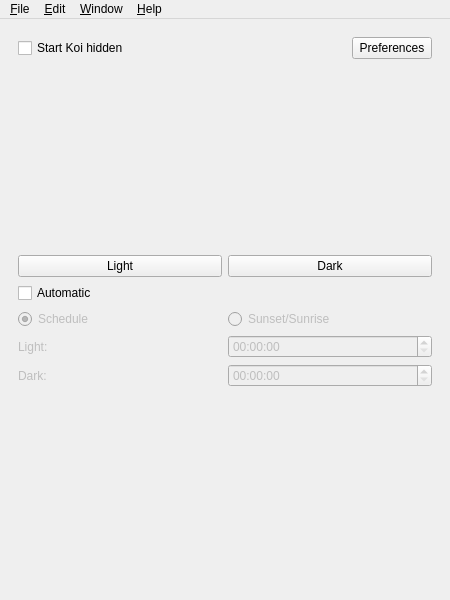
<?xml version="1.0" encoding="UTF-8"?>
<ui version="4.0">
 <class>MainWindow</class>
 <widget class="QMainWindow" name="MainWindow">
  <property name="geometry">
   <rect>
    <x>0</x>
    <y>0</y>
    <width>450</width>
    <height>600</height>
   </rect>
  </property>
  <property name="windowTitle">
   <string>Koi</string>
  </property>
  <property name="windowIcon">
   <iconset resource="../resources/resources.qrc">
    <normaloff>:/resources/icons/koi.svg</normaloff>:/resources/icons/koi.svg</iconset>
  </property>
  <widget class="QWidget" name="centralwidget">
   <layout class="QGridLayout" name="gridLayout">
    <item row="0" column="0">
     <widget class="QStackedWidget" name="mainStack">
      <property name="currentIndex">
       <number>0</number>
      </property>
      <widget class="QWidget" name="mainPage">
       <layout class="QGridLayout" name="gridLayout_2">
        <item row="6" column="0">
         <layout class="QHBoxLayout" name="darkTime">
          <item>
           <widget class="QLabel" name="darkTimeLabel">
            <property name="enabled">
             <bool>false</bool>
            </property>
            <property name="text">
             <string>Dark:</string>
            </property>
           </widget>
          </item>
          <item>
           <widget class="QTimeEdit" name="darkTimeEdit">
            <property name="enabled">
             <bool>false</bool>
            </property>
           </widget>
          </item>
         </layout>
        </item>
        <item row="5" column="0">
         <layout class="QHBoxLayout" name="lightTime">
          <item>
           <widget class="QLabel" name="lightTimeLabel">
            <property name="enabled">
             <bool>false</bool>
            </property>
            <property name="text">
             <string>Light:</string>
            </property>
           </widget>
          </item>
          <item>
           <widget class="QTimeEdit" name="lightTimeEdit">
            <property name="enabled">
             <bool>false</bool>
            </property>
           </widget>
          </item>
         </layout>
        </item>
        <item row="2" column="0">
         <layout class="QHBoxLayout" name="lightDarkBtns">
          <item>
           <widget class="QPushButton" name="lightBtn">
            <property name="text">
             <string>Light</string>
            </property>
           </widget>
          </item>
          <item>
           <widget class="QPushButton" name="darkBtn">
            <property name="text">
             <string>Dark</string>
            </property>
           </widget>
          </item>
         </layout>
        </item>
        <item row="4" column="0">
         <layout class="QHBoxLayout" name="radioBtns">
          <item>
           <widget class="QRadioButton" name="scheduleRadioBtn">
            <property name="enabled">
             <bool>false</bool>
            </property>
            <property name="text">
             <string>Schedule</string>
            </property>
            <property name="checked">
             <bool>true</bool>
            </property>
           </widget>
          </item>
          <item>
           <widget class="QRadioButton" name="sunRadioBtn">
            <property name="enabled">
             <bool>false</bool>
            </property>
            <property name="toolTip">
             <string>Planned feature</string>
            </property>
            <property name="text">
             <string>Sunset/Sunrise</string>
            </property>
            <property name="checkable">
             <bool>false</bool>
            </property>
           </widget>
          </item>
         </layout>
        </item>
        <item row="0" column="0">
         <layout class="QHBoxLayout" name="topSettings">
          <item>
           <widget class="QCheckBox" name="hiddenCheckBox">
            <property name="text">
             <string>Start Koi hidden</string>
            </property>
           </widget>
          </item>
          <item>
           <spacer name="horizontalSpacer">
            <property name="orientation">
             <enum>Qt::Horizontal</enum>
            </property>
            <property name="sizeHint" stdset="0">
             <size>
              <width>40</width>
              <height>20</height>
             </size>
            </property>
           </spacer>
          </item>
          <item>
           <widget class="QPushButton" name="prefsBtn">
            <property name="text">
             <string>Preferences</string>
            </property>
            <property name="icon">
             <iconset theme="preferences-other-symbolic">
              <normaloff>.</normaloff>.</iconset>
            </property>
           </widget>
          </item>
         </layout>
        </item>
        <item row="7" column="0">
         <spacer name="bottomVerSpacer">
          <property name="orientation">
           <enum>Qt::Vertical</enum>
          </property>
          <property name="sizeHint" stdset="0">
           <size>
            <width>78</width>
            <height>164</height>
           </size>
          </property>
         </spacer>
        </item>
        <item row="1" column="0">
         <spacer name="topVerSpacer">
          <property name="orientation">
           <enum>Qt::Vertical</enum>
          </property>
          <property name="sizeHint" stdset="0">
           <size>
            <width>20</width>
            <height>165</height>
           </size>
          </property>
         </spacer>
        </item>
        <item row="3" column="0">
         <widget class="QCheckBox" name="autoCheckBox">
          <property name="text">
           <string>Automatic</string>
          </property>
          <property name="checked">
           <bool>false</bool>
          </property>
         </widget>
        </item>
       </layout>
      </widget>
      <widget class="QWidget" name="settingsPage">
       <layout class="QGridLayout" name="gridLayout_3">
        <item row="0" column="0">
         <layout class="QHBoxLayout" name="horizontalLayout">
          <item>
           <widget class="QCheckBox" name="notifyCheckBox">
            <property name="toolTip">
             <string>If this option is enabled, Koi will notify you when themes change.</string>
            </property>
            <property name="text">
             <string>Enable Notifications</string>
            </property>
            <property name="checked">
             <bool>false</bool>
            </property>
           </widget>
          </item>
          <item>
           <spacer name="horizontalSpacer_2">
            <property name="orientation">
             <enum>Qt::Horizontal</enum>
            </property>
            <property name="sizeHint" stdset="0">
             <size>
              <width>40</width>
              <height>20</height>
             </size>
            </property>
           </spacer>
          </item>
          <item>
           <widget class="QPushButton" name="backBtn">
            <property name="text">
             <string>Back</string>
            </property>
            <property name="icon">
             <iconset theme="draw-arrow-back">
              <normaloff>.</normaloff>.</iconset>
            </property>
           </widget>
          </item>
         </layout>
        </item>
        <item row="2" column="0">
         <layout class="QHBoxLayout" name="horizontalLayout_2">
          <item>
           <spacer name="horizontalSpacer_3">
            <property name="orientation">
             <enum>Qt::Horizontal</enum>
            </property>
            <property name="sizeHint" stdset="0">
             <size>
              <width>40</width>
              <height>20</height>
             </size>
            </property>
           </spacer>
          </item>
          <item>
           <widget class="QPushButton" name="applyBtn">
            <property name="text">
             <string>Save</string>
            </property>
            <property name="icon">
             <iconset theme="stock_save">
              <normaloff>.</normaloff>.</iconset>
            </property>
           </widget>
          </item>
         </layout>
        </item>
        <item row="1" column="0">
         <widget class="QScrollArea" name="scrollArea">
          <property name="widgetResizable">
           <bool>true</bool>
          </property>
          <widget class="QWidget" name="scrollAreaWidgetContents">
           <property name="geometry">
            <rect>
             <x>0</x>
             <y>0</y>
             <width>398</width>
             <height>472</height>
            </rect>
           </property>
           <layout class="QFormLayout" name="formLayout">
            <item row="0" column="0" colspan="2">
             <layout class="QVBoxLayout" name="plasmaStyle">
              <item>
               <widget class="QCheckBox" name="styleCheckBox">
                <property name="toolTip">
                 <string>This option supersedes Color Scheme and Icon Theme</string>
                </property>
                <property name="text">
                 <string>Plasma Style</string>
                </property>
               </widget>
              </item>
              <item>
               <layout class="QHBoxLayout" name="horizontalLayout_3">
                <item>
                 <widget class="QLabel" name="lightStyle">
                  <property name="enabled">
                   <bool>false</bool>
                  </property>
                  <property name="text">
                   <string>Light:</string>
                  </property>
                 </widget>
                </item>
                <item>
                 <widget class="QLabel" name="darkStyle">
                  <property name="enabled">
                   <bool>false</bool>
                  </property>
                  <property name="text">
                   <string>Dark:</string>
                  </property>
                 </widget>
                </item>
               </layout>
              </item>
              <item>
               <layout class="QHBoxLayout" name="horizontalLayout_4">
                <item>
                 <widget class="QComboBox" name="lightDropStyle">
                  <property name="enabled">
                   <bool>false</bool>
                  </property>
                 </widget>
                </item>
                <item>
                 <widget class="QComboBox" name="darkDropStyle">
                  <property name="enabled">
                   <bool>false</bool>
                  </property>
                 </widget>
                </item>
               </layout>
              </item>
             </layout>
            </item>
            <item row="1" column="0" colspan="2">
             <layout class="QVBoxLayout" name="colorScheme">
              <item>
               <widget class="QCheckBox" name="colorCheckBox">
                <property name="text">
                 <string>Color Scheme</string>
                </property>
               </widget>
              </item>
              <item>
               <layout class="QHBoxLayout" name="horizontalLayout_5">
                <item>
                 <widget class="QLabel" name="lightColor">
                  <property name="enabled">
                   <bool>false</bool>
                  </property>
                  <property name="text">
                   <string>Light:</string>
                  </property>
                 </widget>
                </item>
                <item>
                 <widget class="QLabel" name="darkColor">
                  <property name="enabled">
                   <bool>false</bool>
                  </property>
                  <property name="text">
                   <string>Dark:</string>
                  </property>
                 </widget>
                </item>
               </layout>
              </item>
              <item>
               <layout class="QHBoxLayout" name="horizontalLayout_6">
                <item>
                 <widget class="QComboBox" name="lightDropColor">
                  <property name="enabled">
                   <bool>false</bool>
                  </property>
                 </widget>
                </item>
                <item>
                 <widget class="QComboBox" name="darkDropColor">
                  <property name="enabled">
                   <bool>false</bool>
                  </property>
                 </widget>
                </item>
               </layout>
              </item>
             </layout>
            </item>
            <item row="2" column="0" colspan="2">
             <layout class="QVBoxLayout" name="iconTheme">
              <item>
               <widget class="QCheckBox" name="iconCheckBox">
                <property name="text">
                 <string>Icon Theme</string>
                </property>
               </widget>
              </item>
              <item>
               <layout class="QHBoxLayout" name="horizontalLayout_7">
                <item>
                 <widget class="QLabel" name="lightIcon">
                  <property name="enabled">
                   <bool>false</bool>
                  </property>
                  <property name="text">
                   <string>Light:</string>
                  </property>
                 </widget>
                </item>
                <item>
                 <widget class="QLabel" name="darkIcon">
                  <property name="enabled">
                   <bool>false</bool>
                  </property>
                  <property name="text">
                   <string>Dark:</string>
                  </property>
                 </widget>
                </item>
               </layout>
              </item>
              <item>
               <layout class="QHBoxLayout" name="horizontalLayout_8">
                <item>
                 <widget class="QComboBox" name="lightDropIcon">
                  <property name="enabled">
                   <bool>false</bool>
                  </property>
                 </widget>
                </item>
                <item>
                 <widget class="QComboBox" name="darkDropIcon">
                  <property name="enabled">
                   <bool>false</bool>
                  </property>
                 </widget>
                </item>
               </layout>
              </item>
             </layout>
            </item>
            <item row="3" column="0" colspan="2">
             <layout class="QVBoxLayout" name="gtkTheme">
              <item>
               <widget class="QCheckBox" name="gtkCheckBox">
                <property name="toolTip">
                 <string>GTK applications must be restarted for changes to take effect.</string>
                </property>
                <property name="text">
                 <string>GTK Theme</string>
                </property>
               </widget>
              </item>
              <item>
               <layout class="QHBoxLayout" name="horizontalLayout_11">
                <item>
                 <widget class="QLabel" name="lightGtk">
                  <property name="enabled">
                   <bool>false</bool>
                  </property>
                  <property name="text">
                   <string>Light:</string>
                  </property>
                 </widget>
                </item>
                <item>
                 <widget class="QLabel" name="darkGtk">
                  <property name="enabled">
                   <bool>false</bool>
                  </property>
                  <property name="text">
                   <string>Dark:</string>
                  </property>
                 </widget>
                </item>
               </layout>
              </item>
              <item>
               <layout class="QHBoxLayout" name="horizontalLayout_12">
                <item>
                 <widget class="QComboBox" name="lightDropGtk">
                  <property name="enabled">
                   <bool>false</bool>
                  </property>
                 </widget>
                </item>
                <item>
                 <widget class="QComboBox" name="darkDropGtk">
                  <property name="enabled">
                   <bool>false</bool>
                  </property>
                 </widget>
                </item>
               </layout>
              </item>
             </layout>
            </item>
            <item row="4" column="0" colspan="2">
             <layout class="QVBoxLayout" name="wallpaper">
              <item>
               <widget class="QCheckBox" name="wallCheckBox">
                <property name="text">
                 <string>Wallpaper</string>
                </property>
               </widget>
              </item>
              <item>
               <layout class="QHBoxLayout" name="horizontalLayout_13">
                <item>
                 <widget class="QLabel" name="lightWall">
                  <property name="enabled">
                   <bool>false</bool>
                  </property>
                  <property name="text">
                   <string>Light:</string>
                  </property>
                 </widget>
                </item>
                <item>
                 <widget class="QLabel" name="darkWall">
                  <property name="enabled">
                   <bool>false</bool>
                  </property>
                  <property name="text">
                   <string>Dark:</string>
                  </property>
                 </widget>
                </item>
               </layout>
              </item>
              <item>
               <layout class="QHBoxLayout" name="horizontalLayout_14">
                <item>
                 <widget class="QPushButton" name="lightWallBtn">
                  <property name="enabled">
                   <bool>false</bool>
                  </property>
                  <property name="maximumSize">
                   <size>
                    <width>16777215</width>
                    <height>16777215</height>
                   </size>
                  </property>
                  <property name="text">
                   <string>Select...</string>
                  </property>
                 </widget>
                </item>
                <item>
                 <widget class="QPushButton" name="darkWallBtn">
                  <property name="enabled">
                   <bool>false</bool>
                  </property>
                  <property name="maximumSize">
                   <size>
                    <width>16777215</width>
                    <height>16777215</height>
                   </size>
                  </property>
                  <property name="text">
                   <string>Select...</string>
                  </property>
                 </widget>
                </item>
               </layout>
              </item>
             </layout>
            </item>
           </layout>
          </widget>
         </widget>
        </item>
       </layout>
      </widget>
     </widget>
    </item>
    <item row="1" column="0">
     <widget class="KMessageWidget" name="resMsg"/>
    </item>
   </layout>
  </widget>
  <widget class="QMenuBar" name="menubar">
   <property name="geometry">
    <rect>
     <x>0</x>
     <y>0</y>
     <width>450</width>
     <height>23</height>
    </rect>
   </property>
   <widget class="QMenu" name="menuFile">
    <property name="title">
     <string>&amp;File</string>
    </property>
    <addaction name="actionRestart"/>
    <addaction name="actionQuit"/>
   </widget>
   <widget class="QMenu" name="menuEdit">
    <property name="title">
     <string>&amp;Edit</string>
    </property>
    <addaction name="actionPrefs"/>
   </widget>
   <widget class="QMenu" name="menuWindow">
    <property name="title">
     <string>&amp;Window</string>
    </property>
    <addaction name="actionHide"/>
   </widget>
   <widget class="QMenu" name="menuHelp">
    <property name="title">
     <string>&amp;Help</string>
    </property>
    <addaction name="actionAbout"/>
   </widget>
   <addaction name="menuFile"/>
   <addaction name="menuEdit"/>
   <addaction name="menuWindow"/>
   <addaction name="menuHelp"/>
  </widget>
  <action name="actionQuit">
   <property name="icon">
    <iconset theme="window-close">
     <normaloff>.</normaloff>.</iconset>
   </property>
   <property name="text">
    <string>&amp;Quit</string>
   </property>
   <property name="shortcut">
    <string>Ctrl+Q</string>
   </property>
  </action>
  <action name="actionAbout">
   <property name="icon">
    <iconset theme="help-contextual">
     <normaloff>.</normaloff>.</iconset>
   </property>
   <property name="text">
    <string>&amp;About</string>
   </property>
   <property name="shortcut">
    <string>?</string>
   </property>
  </action>
  <action name="actionHide">
   <property name="icon">
    <iconset theme="window-minimize-symbolic">
     <normaloff>.</normaloff>.</iconset>
   </property>
   <property name="text">
    <string>&amp;Hide</string>
   </property>
   <property name="shortcut">
    <string>Ctrl+H</string>
   </property>
  </action>
  <action name="actionPrefs">
   <property name="icon">
    <iconset theme="preferences-other-symbolic">
     <normaloff>.</normaloff>.</iconset>
   </property>
   <property name="text">
    <string>&amp;Preferences</string>
   </property>
   <property name="shortcut">
    <string>Ctrl+S</string>
   </property>
  </action>
  <action name="actionRestart">
   <property name="icon">
    <iconset theme="view-refresh">
     <normaloff>.</normaloff>.</iconset>
   </property>
   <property name="text">
    <string>Restart</string>
   </property>
  </action>
 </widget>
 <customwidgets>
  <customwidget>
   <class>KMessageWidget</class>
   <extends>QFrame</extends>
   <header>kmessagewidget.h</header>
  </customwidget>
 </customwidgets>
 <resources>
  <include location="../resources/resources.qrc"/>
 </resources>
 <connections/>
</ui>
